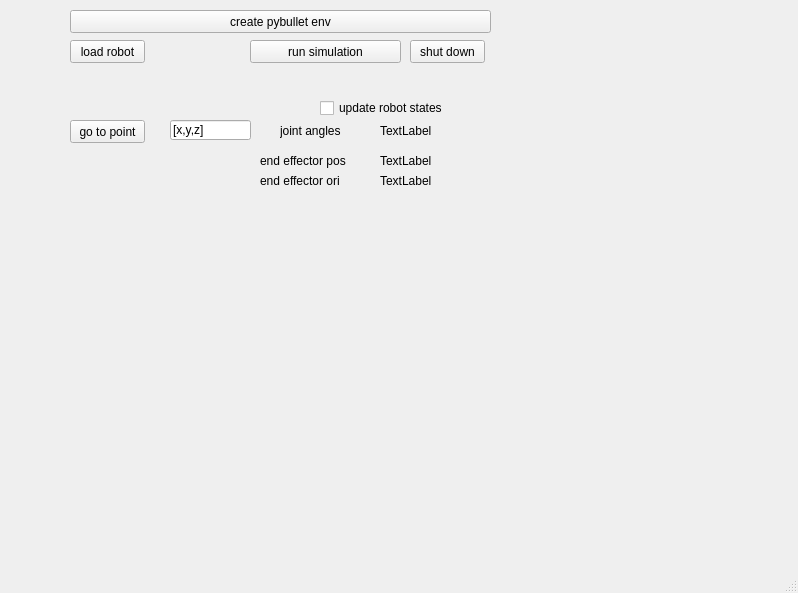
<?xml version="1.0" encoding="UTF-8"?>
<ui version="4.0">
 <class>MainWindow</class>
 <widget class="QMainWindow" name="MainWindow">
  <property name="geometry">
   <rect>
    <x>0</x>
    <y>0</y>
    <width>798</width>
    <height>593</height>
   </rect>
  </property>
  <property name="windowTitle">
   <string>MainWindow</string>
  </property>
  <widget class="QWidget" name="centralwidget">
   <widget class="QPushButton" name="pushButton">
    <property name="geometry">
     <rect>
      <x>250</x>
      <y>40</y>
      <width>151</width>
      <height>23</height>
     </rect>
    </property>
    <property name="text">
     <string>run simulation</string>
    </property>
   </widget>
   <widget class="QPushButton" name="pushButton_2">
    <property name="geometry">
     <rect>
      <x>410</x>
      <y>40</y>
      <width>75</width>
      <height>23</height>
     </rect>
    </property>
    <property name="text">
     <string>shut down</string>
    </property>
   </widget>
   <widget class="QPushButton" name="pushButton_3">
    <property name="geometry">
     <rect>
      <x>70</x>
      <y>120</y>
      <width>75</width>
      <height>23</height>
     </rect>
    </property>
    <property name="text">
     <string>go to point</string>
    </property>
   </widget>
   <widget class="QLineEdit" name="lineEdit">
    <property name="geometry">
     <rect>
      <x>170</x>
      <y>120</y>
      <width>81</width>
      <height>20</height>
     </rect>
    </property>
    <property name="text">
     <string>[x,y,z]</string>
    </property>
   </widget>
   <widget class="QLabel" name="label">
    <property name="geometry">
     <rect>
      <x>280</x>
      <y>120</y>
      <width>81</width>
      <height>21</height>
     </rect>
    </property>
    <property name="text">
     <string>joint angles</string>
    </property>
   </widget>
   <widget class="QLabel" name="label_joint_angles">
    <property name="geometry">
     <rect>
      <x>380</x>
      <y>120</y>
      <width>241</width>
      <height>21</height>
     </rect>
    </property>
    <property name="text">
     <string>TextLabel</string>
    </property>
   </widget>
   <widget class="QPushButton" name="pushButton_4">
    <property name="geometry">
     <rect>
      <x>70</x>
      <y>10</y>
      <width>421</width>
      <height>23</height>
     </rect>
    </property>
    <property name="text">
     <string>create pybullet env</string>
    </property>
   </widget>
   <widget class="QPushButton" name="pushButton_5">
    <property name="geometry">
     <rect>
      <x>70</x>
      <y>40</y>
      <width>75</width>
      <height>23</height>
     </rect>
    </property>
    <property name="text">
     <string>load robot</string>
    </property>
   </widget>
   <widget class="QLabel" name="label_2">
    <property name="geometry">
     <rect>
      <x>260</x>
      <y>150</y>
      <width>101</width>
      <height>21</height>
     </rect>
    </property>
    <property name="text">
     <string>end effector pos</string>
    </property>
   </widget>
   <widget class="QLabel" name="label_end_effector_pos_label">
    <property name="geometry">
     <rect>
      <x>380</x>
      <y>150</y>
      <width>241</width>
      <height>21</height>
     </rect>
    </property>
    <property name="text">
     <string>TextLabel</string>
    </property>
   </widget>
   <widget class="QLabel" name="label_3">
    <property name="geometry">
     <rect>
      <x>260</x>
      <y>170</y>
      <width>101</width>
      <height>21</height>
     </rect>
    </property>
    <property name="text">
     <string>end effector ori</string>
    </property>
   </widget>
   <widget class="QLabel" name="label_end_effector_ori_label">
    <property name="geometry">
     <rect>
      <x>380</x>
      <y>170</y>
      <width>241</width>
      <height>21</height>
     </rect>
    </property>
    <property name="text">
     <string>TextLabel</string>
    </property>
   </widget>
   <widget class="QCheckBox" name="update_robot_states_check_box">
    <property name="geometry">
     <rect>
      <x>320</x>
      <y>100</y>
      <width>161</width>
      <height>16</height>
     </rect>
    </property>
    <property name="text">
     <string>update robot states</string>
    </property>
   </widget>
  </widget>
  <widget class="QMenuBar" name="menubar">
   <property name="geometry">
    <rect>
     <x>0</x>
     <y>0</y>
     <width>798</width>
     <height>22</height>
    </rect>
   </property>
  </widget>
  <widget class="QStatusBar" name="statusbar"/>
 </widget>
 <resources/>
 <connections/>
</ui>
